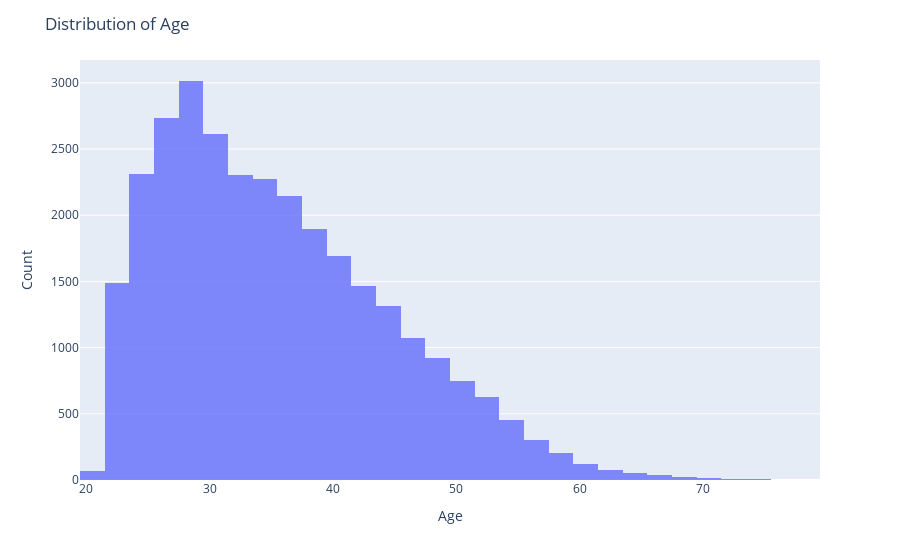

This figure's notebook cell:
### Markdown cell above
Now we are plotting the distribution plot of age. To check out the age category from which most of the memebers belong.

### Code cell
fig = px.histogram(data_frame=data, x="AGE", nbins=30, opacity=0.8)
fig.update_layout(title_text="Distribution of Age", xaxis_title="Age", yaxis_title="Count")
fig.show()

### Figure 1 — Plotly figure (JSON) as saved in the notebook; plotly's stock layout.template omitted (floating-point values rounded to 4 significant figures; data arrays with more than 128 entries replaced by an {"elided": "..."} marker saying what was removed)
{"data": [{"alignmentgroup": "True", "bingroup": "x", "hovertemplate": "AGE=%{x}<br>count=%{y}<extra></extra>", "legendgroup": "", "marker": {"color": "#636efa", "opacity": 0.8, "pattern": {"shape": ""}}, "name": "", "nbinsx": 30, "offsetgroup": "", "orientation": "v", "showlegend": false, "type": "histogram", "x": {"elided": "30000 int values"}, "xaxis": "x", "yaxis": "y"}], "layout": {"barmode": "relative", "legend": {"tracegroupgap": 0}, "margin": {"t": 60}, "title": {"text": "Distribution of Age"}, "xaxis": {"anchor": "y", "domain": [0, 1], "title": {"text": "Age"}}, "yaxis": {"anchor": "x", "domain": [0, 1], "title": {"text": "Count"}}}}
